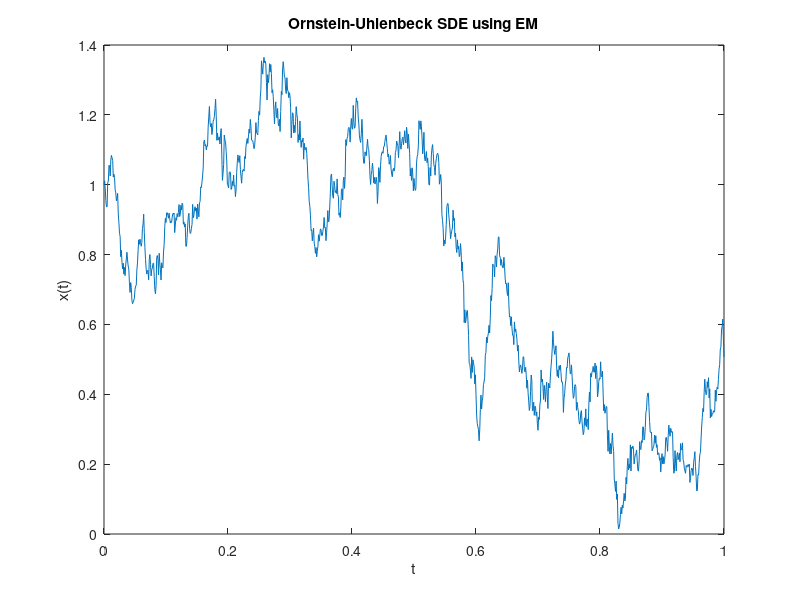

Write MATLAB code to recreate this figure.
clc
clear all
close all

sigma=1; lamda=2; x0=1;
T=1; N=1000;
dt=T/N;
t=0:dt:T;
w=[0 cumsum(sqrt(dt)*randn(1,N))];
x_EM=zeros(1,N+1);
x_EM(1)=x0;

for i=2:N+1
    x_EM(i)=x_EM(i-1) - lamda*x_EM(i-1)*dt + sigma*(w(i)-w(i-1));
end

plot(t,x_EM)
xlabel('t')
ylabel('x(t)')
title('Ornstein-Uhlenbeck SDE using EM')
